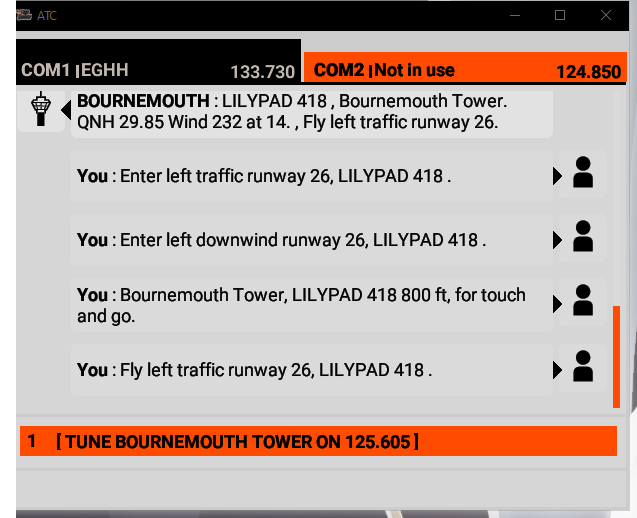
#> input picture atc.png, 637 x 518 px
$ python image_ops_test.py
#> lines starting #> are read from the running program, lines starting #| are printed output that depends on the picture
from PIL import Image, ImageOps

ImageOps.invert(Image.open('atc.png')).save("./atc.png", "PNG")
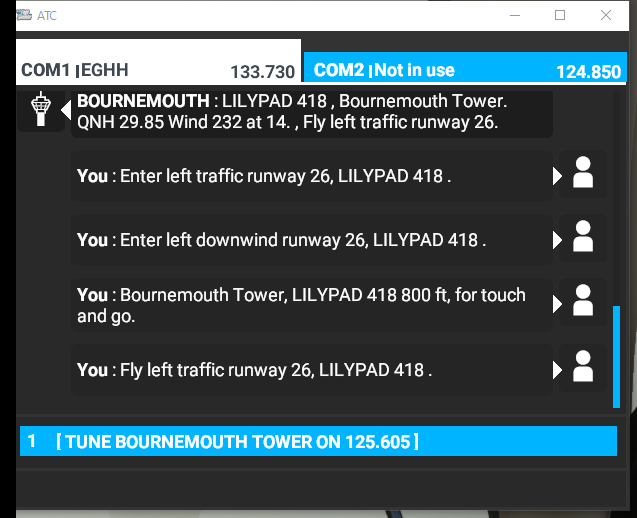
#> saved as atc.png: PIL image 637x518 RGB; mean R, G, B 68.9, 82.2, 87.7
